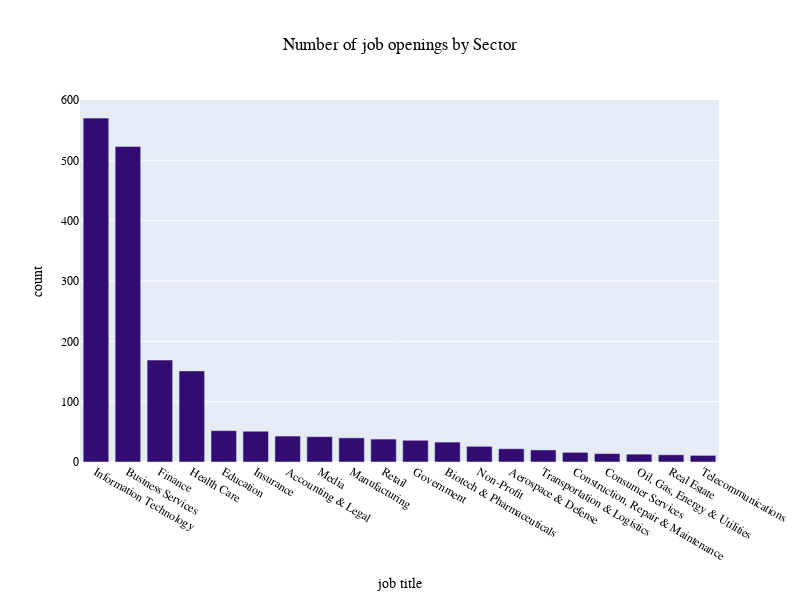

The code cell stored with this chart in its notebook:
### Code cell
fig = go.Figure()

fig.add_trace(go.Bar(x=df['Sector'].value_counts().head(20).index,
       y=df['Sector'].value_counts().head(20).values,
       marker_color = '#330C73'))

fig.update_layout(
    
    height=600, width=800, title_text='Number of job openings by Sector',
    
    xaxis_title='job title', yaxis_title="count", title_x = 0.5,
    
    font=dict(
            family="Courier New, monospace",
            size=12,
            color="black"
        
))

### Figure 1 — Plotly figure (JSON) as saved in the notebook; plotly's stock layout.template omitted (floating-point values rounded to 4 significant figures)
{"data": [{"marker": {"color": "#330C73"}, "type": "bar", "x": ["Information Technology", "Business Services", "Finance", "Health Care", "Education", "Insurance", "Accounting & Legal", "Media", "Manufacturing", "Retail", "Government", "Biotech & Pharmaceuticals", "Non-Profit", "Aerospace & Defense", "Transportation & Logistics", "Construction, Repair & Maintenance", "Consumer Services", "Oil, Gas, Energy & Utilities", "Real Estate", "Telecommunications"], "y": [570, 523, 169, 151, 52, 51, 43, 42, 40, 38, 36, 33, 26, 22, 20, 16, 14, 13, 12, 11]}], "layout": {"font": {"color": "black", "family": "Courier New, monospace", "size": 12}, "height": 600, "title": {"text": "Number of job openings by Sector", "x": 0.5}, "width": 800, "xaxis": {"title": {"text": "job title"}}, "yaxis": {"title": {"text": "count"}}}}
